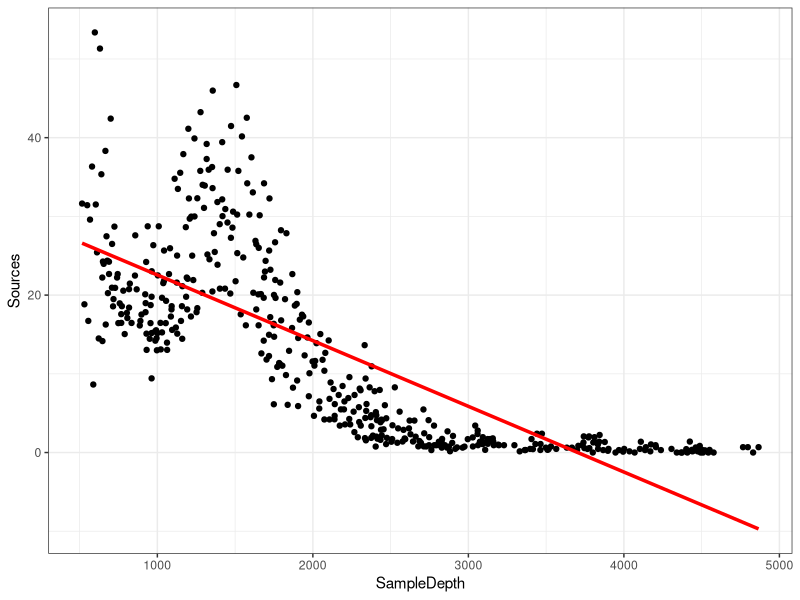
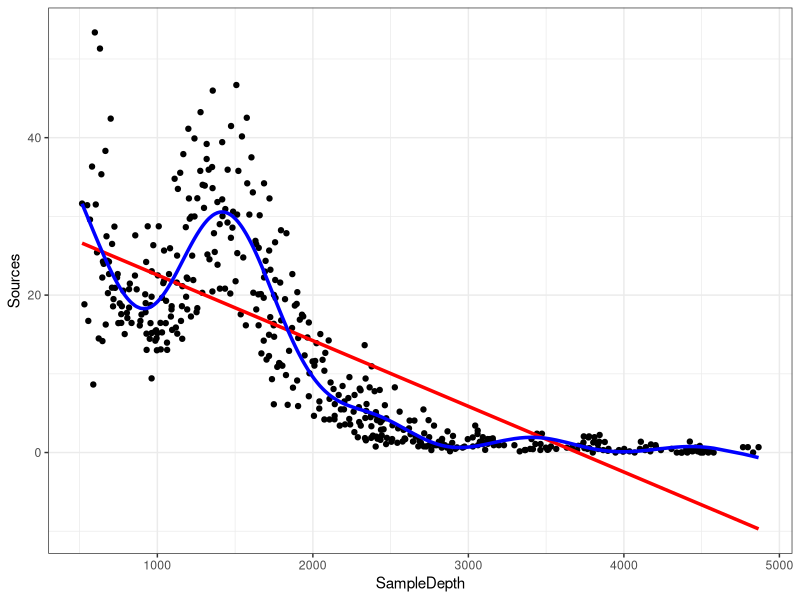
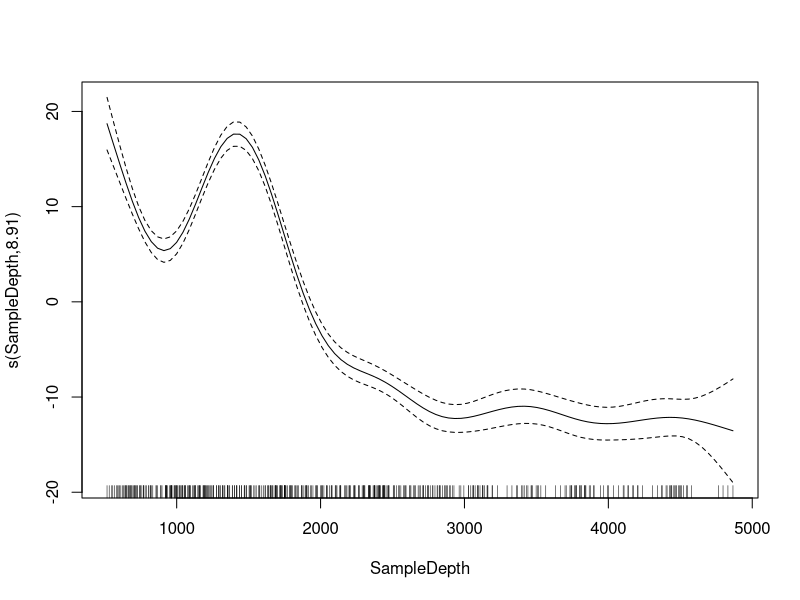
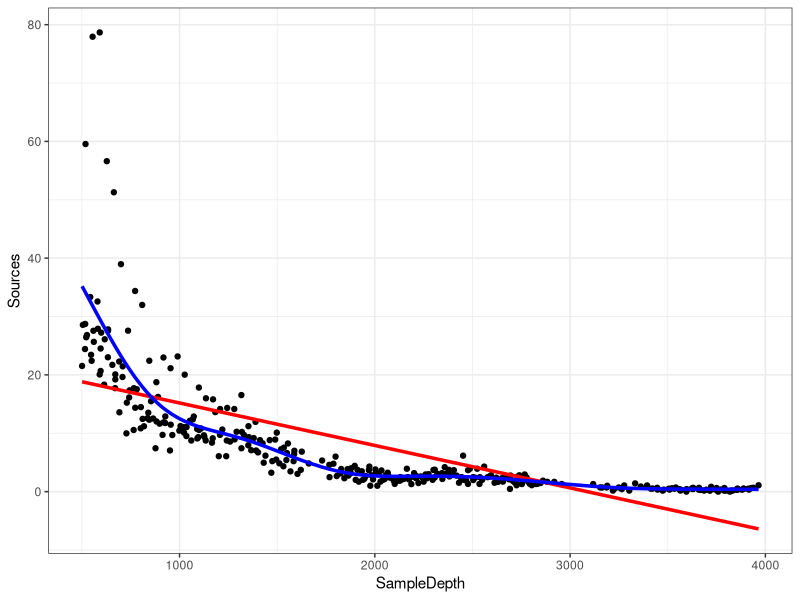

Write the R code that produced these figures, in order.
## ---- chunk 1
library(ggplot2, quietly = TRUE)
library(mgcv, quietly = TRUE)
## ---- chunk 2
isit <- read.csv("data/ISIT.csv")
head(isit)
## ---- chunk 3
isit2 <- subset(isit, Season == 2)
## ---- chunk 4
linear_model <- gam(Sources ~ SampleDepth, data = isit2)
summary(linear_model)
## ---- chunk 5
data_plot <- ggplot(data = isit2, aes(y = Sources, x = SampleDepth)) + 
  geom_point() +
  geom_line(aes(y = fitted(linear_model)),
            colour = "red", size = 1.2) + 
  theme_bw()
data_plot
## ---- chunk 6
gam_model <- gam(Sources ~ s(SampleDepth), data = isit2)
summary(gam_model)
## ---- chunk 7
data_plot <- data_plot +
     geom_line(aes(y = fitted(gam_model)),
               colour = "blue", size = 1.2)
data_plot
## ---- chunk 8
plot(gam_model)
## ---- chunk 9
linear_model <- gam(Sources ~ SampleDepth, data = isit2)
smooth_model <- gam(Sources ~ s(SampleDepth), data = isit2)
AIC(linear_model, smooth_model)
## ---- chunk 10
isit1 <- subset(isit, Season == 1)
## ---- chunk 11
linear_model_s1 <- gam(Sources ~ SampleDepth, data = isit1)
smooth_model_s1 <- gam(Sources ~ s(SampleDepth), data = isit1)
## ---- chunk 12
ggplot(isit1, aes(x = SampleDepth, y = Sources)) +
  geom_point() +
  geom_line(colour = "red", size = 1.2,
            aes(y = fitted(linear_model_s1))) +
  geom_line(colour = "blue", size = 1.2,
            aes(y = fitted(smooth_model_s1))) +
  theme_bw()
## ---- chunk 13
AIC(linear_model_s1, smooth_model_s1)
## ---- chunk 14
smooth_model_s1
